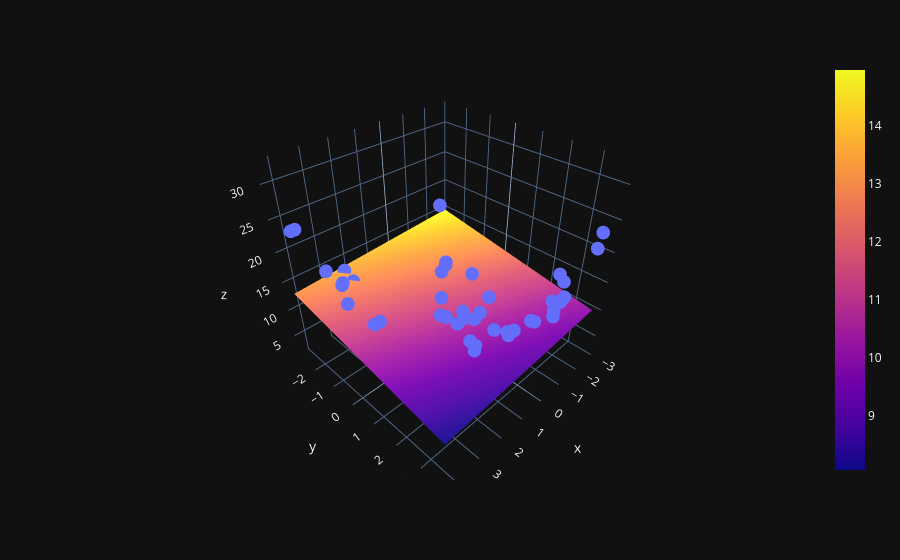

Notebook source saved alongside this figure:
### Code cell
fig = px.scatter_3d(df, x=x.ravel(),y=y.ravel(),z=z.ravel())
fig.add_trace(go.Surface(x=x_input, y=y_input, z=z_final))
fig.show()
